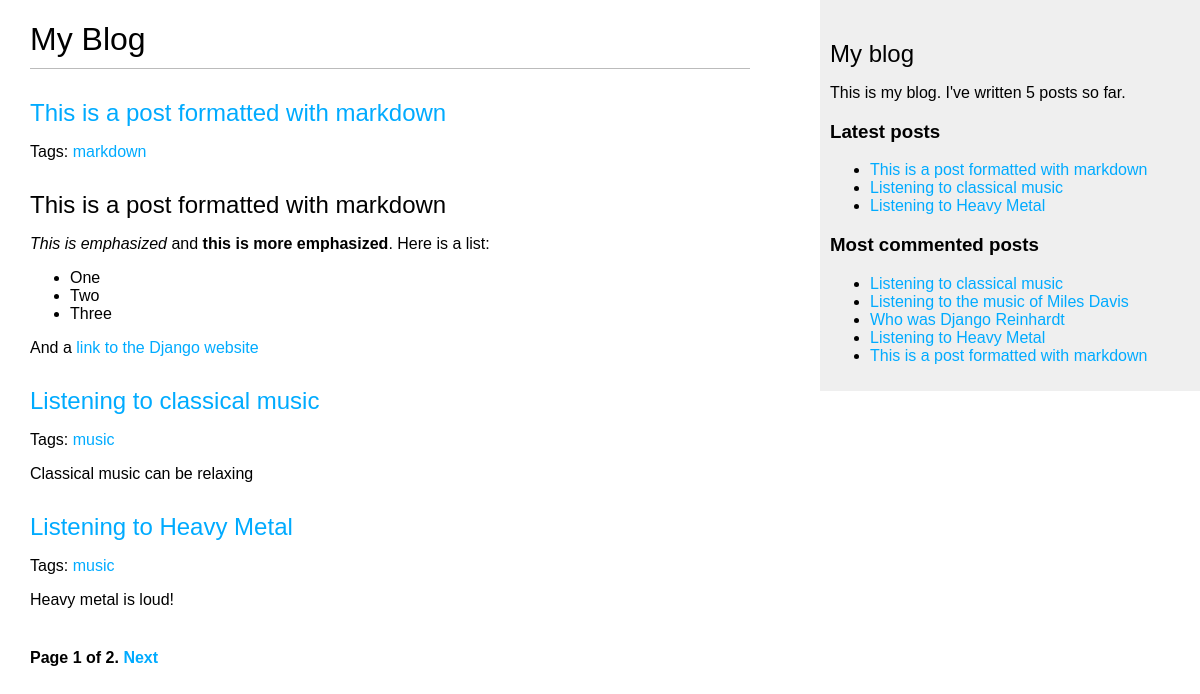
Screenshot of /blog/ with the database file from the repository.
### blog/models.py (models this page shows, shortened)
class Post(models.Model):
    STATUS_CHOICES = (
        ('draft', 'Draft'),
        ('published', 'Published'),
    )
    title = models.CharField(max_length=250)
    slug = models.SlugField(max_length=250,
                            unique_for_date='publish')
    author = models.ForeignKey(User,
                              on_delete=models.CASCADE,
                              related_name='blog_posts')
    body = models.TextField()
    publish = models.DateTimeField(default=timezone.now)
    created = models.DateTimeField(auto_now_add=True)
    updated = models.DateTimeField(auto_now=True)
    status = models.CharField(max_length=10,
                              choices=STATUS_CHOICES,
                              default='draft')
    objects = models.Manager() # The default manager.
    published = PublishedManager() # Our custom manager.
    tags = TaggableManager()
    class Meta:
        ordering = ('-publish',)
    def get_absolute_url(self):
        return reverse('blog:post_detail',
                       args=[self.publish.year,
                             self.publish.month,
                             self.publish.day, self.slug])

### blog/views.py (the view)
# urls.py: path('', views.post_list, name='post_list'),
def post_list(request, tag_slug=None):
    object_list = Post.published.all()
    tag = None
    if tag_slug:
        tag = get_object_or_404(Tag, slug=tag_slug)
        object_list = object_list.filter(tags__in=[tag])
    paginator = Paginator(object_list, 3) # 3 posts in each page
    page = request.GET.get('page')
    try:
        posts = paginator.page(page)
    except PageNotAnInteger:
        posts = paginator.page(1)
    except EmptyPage:
        posts = paginator.page(paginator.num_pages)
    return render(request,
                 'blog/post/list.html',
                 {'page': page,
                  'posts': posts,
                  'tag': tag})

### blog/models.py (called while the page is built)
    def get_queryset(self):
        return super().get_queryset().filter(status='published')

### blog/templatetags/blog_tags.py (called while the page is built)
@register.simple_tag
def total_posts():
    return Post.published.count()

@register.inclusion_tag('blog/post/latest_posts.html')
def show_latest_posts(count=5):
    latest_posts = Post.published.order_by('-publish')[:count]
    return {'latest_posts': latest_posts}

@register.simple_tag
def get_most_commented_posts(count=5):
    return Post.published.annotate(
               total_comments=Count('comments')
           ).order_by('-total_comments')[:count]

@register.filter(name='markdown')
def markdown_format(text):
    return mark_safe(markdown.markdown(text))

### blog/templates/blog/post/list.html (shortened to what this page needs)
{% extends "blog/base.html" %}
{% load blog_tags %}
{% block content %}
  <h1>My Blog</h1>
  {% for post in posts %}
    <h2>
      <a href="{{ post.get_absolute_url }}">
        {{ post.title }}
      </a>
    </h2>
    <p class="tags">
      Tags:
      {% for tag in post.tags.all %}
        <a href="{% url "blog:post_list_by_tag" tag.slug %}">
          {{ tag.name }}
        </a>
      {% endfor %}
    </p>
    {{ post.body|markdown|truncatewords_html:30 }}
  {% endfor %}
  {% include "pagination.html" with page=posts %}
{% endblock %}

### blog/templates/blog/base.html (shortened to what this page needs)
{% load blog_tags %}
{% load static %}
<!DOCTYPE html>
<html>
<head>
  <link href="{% static "css/blog.css" %}" rel="stylesheet">
</head>
<body>
  <div id="content">
    {% block content %}
    {% endblock %}
  </div>
  <div id="sidebar">
    <h2>My blog</h2>
     <p>This is my blog. I've written {% total_posts %} posts so far.</p>
    <h3>Latest posts</h3>
    {% show_latest_posts 3 %}
    <h3>Most commented posts</h3>
    {% get_most_commented_posts as most_commented_posts %}
    <ul>
      {% for post in most_commented_posts %}
        <li>
          <a href="{{ post.get_absolute_url }}">{{ post.title }}</a>
        </li>
      {% endfor %}
    </ul>
  </div>
</body>
</html>

### blog/templates/pagination.html (shortened to what this page needs)
<div class="pagination">
  <span class="step-links">
    <span class="current">
      Page {{ page.number }} of {{ page.paginator.num_pages }}.
    </span>
    {% if page.has_next %}
      <a href="?page={{ page.next_page_number }}">Next</a>
    {% endif %}
  </span>
</div>

### blog/templates/blog/post/latest_posts.html
<ul>
  {% for post in latest_posts %}
    <li>
      <a href="{{ post.get_absolute_url }}">{{ post.title }}</a>
    </li>
  {% endfor %}
</ul>

### blog/static/css/blog.css (style rules this page uses)
body { margin:0; padding:0; font-family:helvetica, sans-serif; }
a { color:#00abff; text-decoration:none; }
h1 { font-weight:normal; border-bottom:1px solid #bbb; padding:0 0 10px 0; }
h2 { font-weight:normal; margin:30px 0 0; }
#content { float:left; width:60%; padding:0 0 0 30px; }
#sidebar { float:right; width:30%; padding:10px; background:#efefef; height:100%; }
.pagination { margin:40px 0; font-weight:bold; }

### rows the page displays
Post: title "This is a post formatted with markdown", body "This is a post formatted with markdown This is emphasized and this is more emphasized . Here is a list: One Two Three And a link to the Django website"
Tag: name "markdown"
Post: title "Listening to classical music", body "Classical music can be relaxing"
Tag: name "music"
Post: title "Listening to Heavy Metal", body "Heavy metal is loud!"
Post: title "Listening to the music of Miles Davis"
Post: title "Who was Django Reinhardt"

### other values shown
{{ page.number }} "1"
{{ page.paginator.num_pages }} "2"
